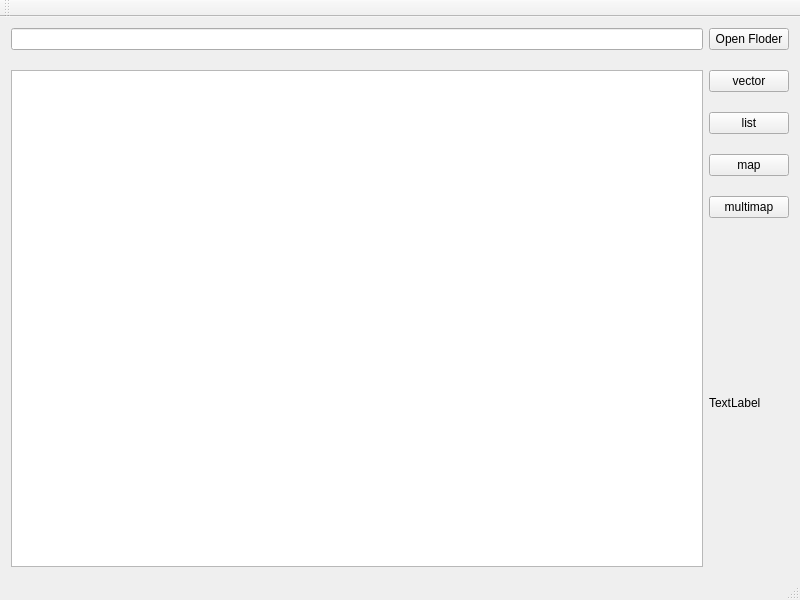
<?xml version="1.0" encoding="UTF-8"?>
<ui version="4.0">
 <class>MainWindow</class>
 <widget class="QMainWindow" name="MainWindow">
  <property name="geometry">
   <rect>
    <x>0</x>
    <y>0</y>
    <width>800</width>
    <height>600</height>
   </rect>
  </property>
  <property name="windowTitle">
   <string>代码行统计工具</string>
  </property>
  <widget class="QWidget" name="centralWidget">
   <layout class="QHBoxLayout" name="horizontalLayout">
    <item>
     <layout class="QVBoxLayout" name="verticalLayout_2">
      <property name="spacing">
       <number>20</number>
      </property>
      <item>
       <widget class="QLineEdit" name="lineEdit">
        <property name="text">
         <string/>
        </property>
       </widget>
      </item>
      <item>
       <widget class="QTableWidget" name="tableWidget"/>
      </item>
     </layout>
    </item>
    <item>
     <layout class="QVBoxLayout" name="verticalLayout">
      <property name="spacing">
       <number>20</number>
      </property>
      <item>
       <widget class="QPushButton" name="pushButton_openFloder">
        <property name="text">
         <string>Open Floder</string>
        </property>
       </widget>
      </item>
      <item>
       <widget class="QPushButton" name="pushButton_vector">
        <property name="text">
         <string>vector</string>
        </property>
       </widget>
      </item>
      <item>
       <widget class="QPushButton" name="pushButton_list">
        <property name="text">
         <string>list</string>
        </property>
       </widget>
      </item>
      <item>
       <widget class="QPushButton" name="pushButton_map">
        <property name="text">
         <string>map</string>
        </property>
       </widget>
      </item>
      <item>
       <widget class="QPushButton" name="pushButton_multimap">
        <property name="text">
         <string>multimap</string>
        </property>
       </widget>
      </item>
      <item>
       <widget class="QLabel" name="label">
        <property name="text">
         <string>TextLabel</string>
        </property>
       </widget>
      </item>
     </layout>
    </item>
   </layout>
  </widget>
  <widget class="QMenuBar" name="menuBar">
   <property name="geometry">
    <rect>
     <x>0</x>
     <y>0</y>
     <width>800</width>
     <height>25</height>
    </rect>
   </property>
  </widget>
  <widget class="QToolBar" name="mainToolBar">
   <attribute name="toolBarArea">
    <enum>TopToolBarArea</enum>
   </attribute>
   <attribute name="toolBarBreak">
    <bool>false</bool>
   </attribute>
  </widget>
  <widget class="QStatusBar" name="statusBar"/>
 </widget>
 <layoutdefault spacing="6" margin="11"/>
 <resources/>
 <connections/>
</ui>
